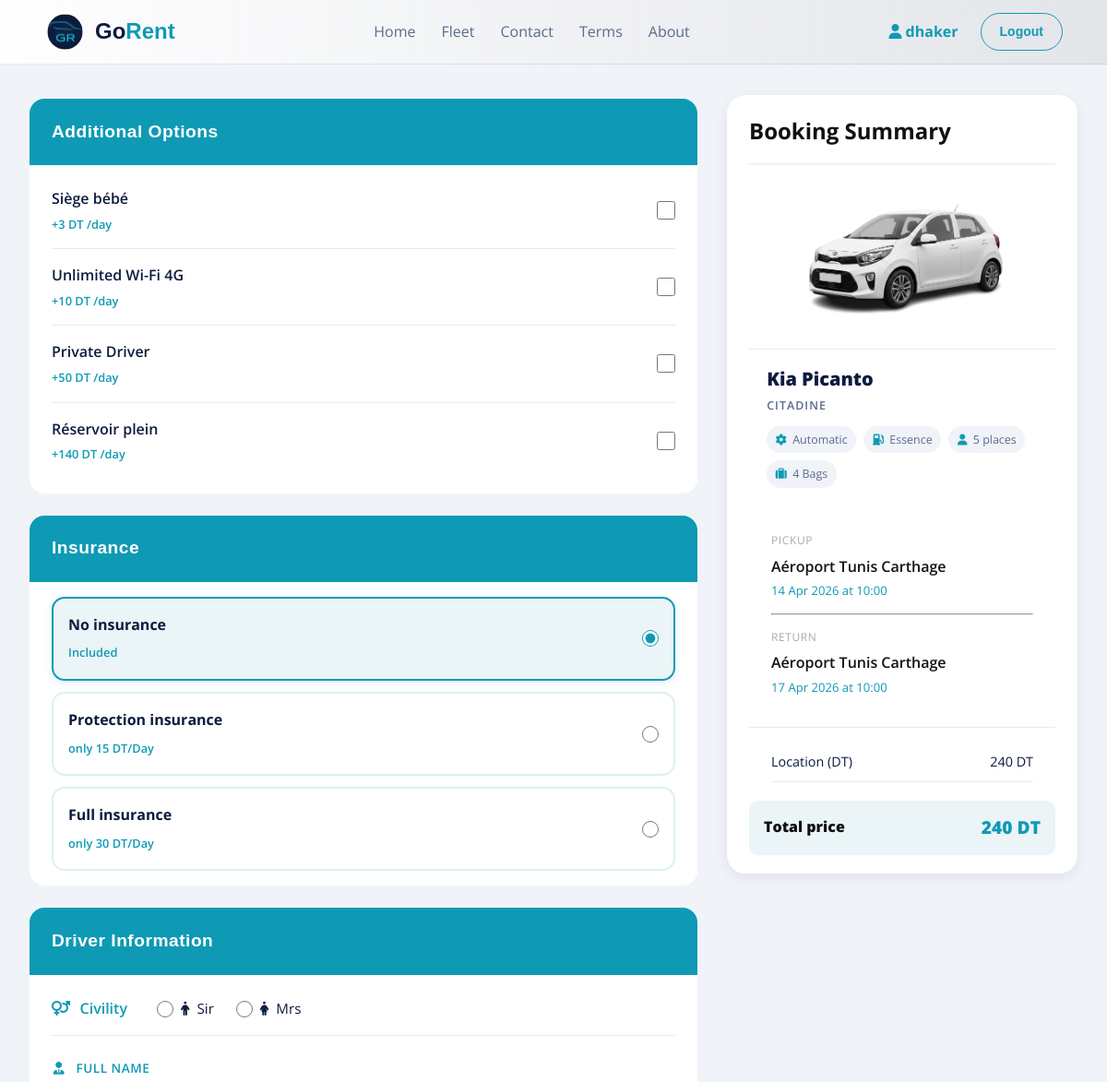
The page /reservation.php (signed in, upper part) on the database as committed earlier.
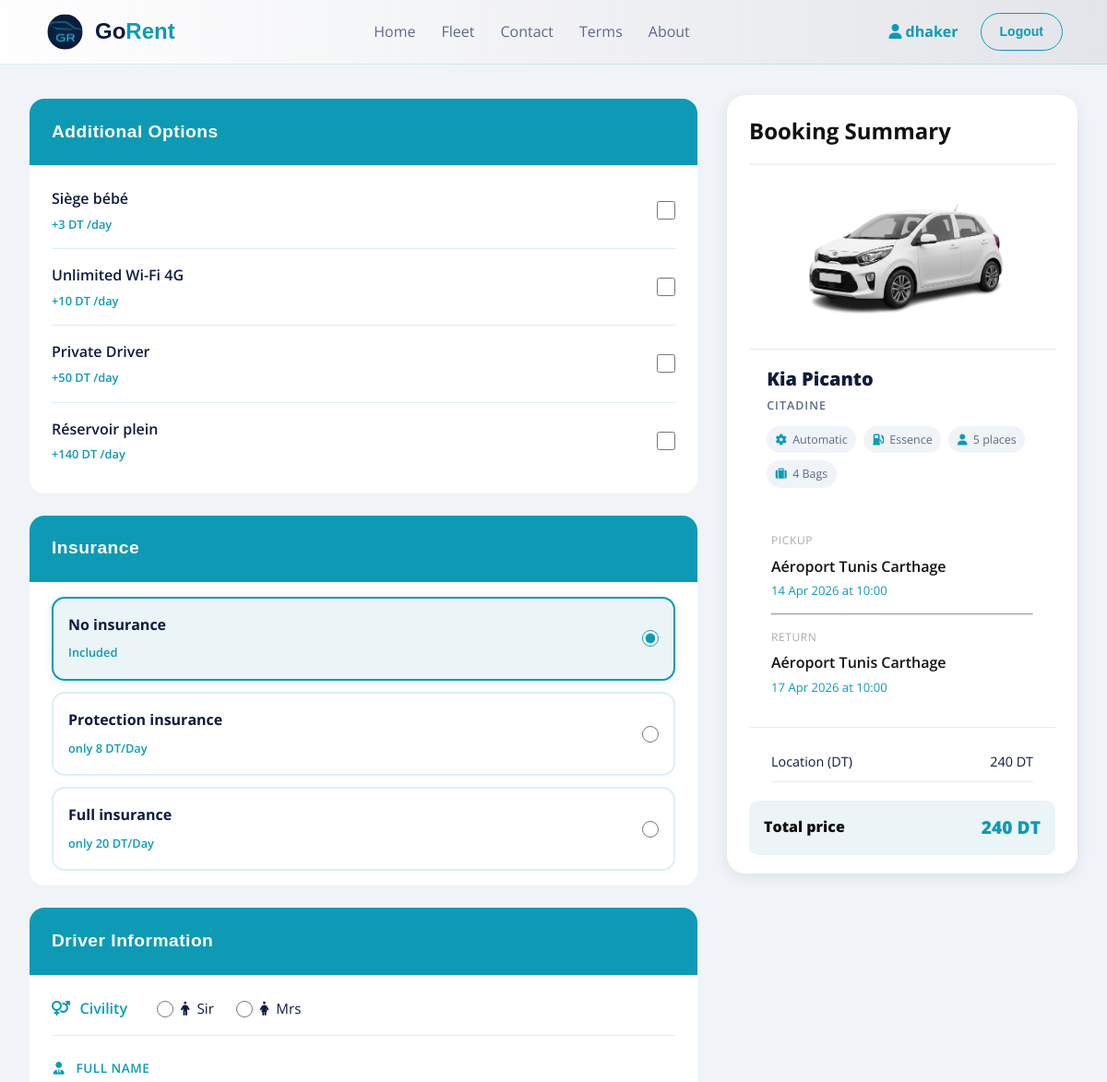
The same page on the database as committed later.
### tables this page shows
CREATE TABLE `options` (
  `id` int(11) NOT NULL,
  `nom` varchar(30) NOT NULL,
  `description` varchar(300) NOT NULL,
  `prix` decimal(5,2) NOT NULL,
  `est_inclus` tinyint(1) NOT NULL
);

### reservation.php (the view, shortened to what the changed rows need)
<?php
$conn = new mysqli("localhost", "root", "", "locationvoitures");
$sql_insurances = "SELECT * FROM options WHERE nom LIKE '%Insurance%' ORDER BY prix";
$insurances_result = $conn->query($sql_insurances);
$success_message = '';
?>
<?php include 'navbar.php'; ?>
<div class="reservation-container">
    <?php if ($success_message): ?>
        <div class="success-message">
            <div class="success-icon">✓</div>
            <h2>Reservation confirmed!</h2>
            <p><?php echo $success_message; ?></p>
            <p>A confirmation email has been sent to you.</p>
            <a href="car.php" class="btn-back">← Back to vehicles</a>
        </div>
    <?php else: ?>
        <div class="reservation-wrapper">
            <div class="reservation-form">
                <form method="POST" action="" id="reservationForm">
                    <div class="section-card">
                        <h2 class="section-title">Additional Options</h2>
                    </div>
                    <div class="section-card">
                        <h2 class="section-title">Insurance</h2>
                        <div class="insurance-list">
                            <?php if ($insurances_result && $insurances_result->num_rows > 0): ?>
                                <?php while ($insurance = $insurances_result->fetch_assoc()): ?>
                                    <label class="insurance-item <?php echo $insurance['prix'] == 0 ? 'selected' : ''; ?>">
                                        <div class="insurance-info">
                                            <span class="insurance-name"><?php echo htmlspecialchars($insurance['nom']); ?></span>
                                            <?php if ($insurance['prix'] > 0): ?>
                                                <span class="insurance-price">only <?php echo number_format($insurance['prix'], 0); ?> DT/Day</span>
                                            <?php else: ?>
                                                <span class="insurance-price">Included</span>
                                            <?php endif; ?>
                                        </div>
                                        <input type="radio" name="insurance_id" value="<?php echo $insurance['id']; ?>"
                                            data-price="<?php echo $insurance['prix']; ?>"
                                            onchange="updateTotal()"
                                            <?php echo $insurance['prix'] == 0 ? 'checked' : ''; ?>>
                                    </label>
                                <?php endwhile; ?>
                            <?php else: ?>
                                <p class="no-options">No insurance available</p>
                            <?php endif; ?>
                        </div>
                    </div>
                    <div class="section-card">
                        <h2 class="section-title">Driver Information</h2>
                    </div>
                </form>
            </div>
        </div>
    <?php endif; ?>
</div>
</body>
</html>

Rows that differ between the two databases and show on the page:
changed options "Protection insurance": prix "15" → "8"; prix "☐ Protection insurance only 15 D" → "☐ Protection insurance only 8 DT"
changed options "Full insurance": prix "30" → "20"; prix "☐ Full insurance only 30 DT/Day" → "☐ Full insurance only 20 DT/Day"
